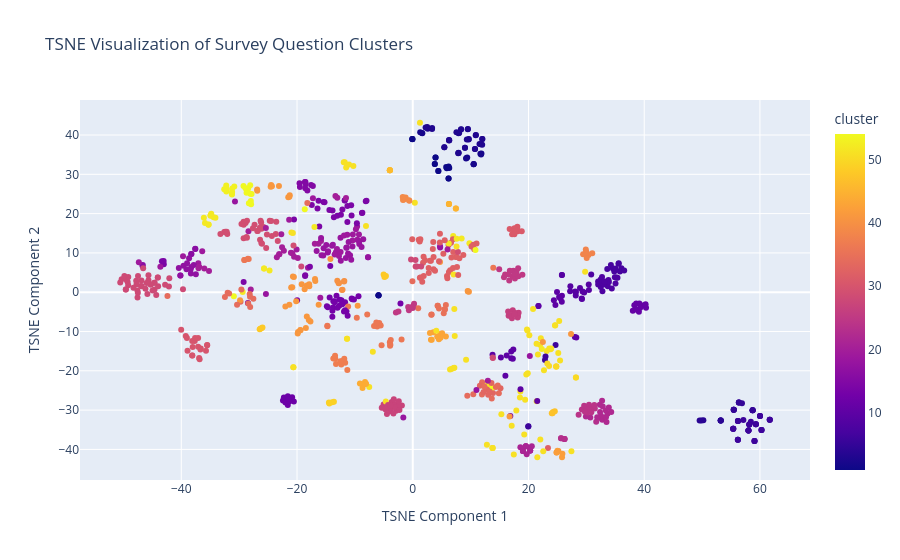

Notebook code for this chart:
### Markdown cell above
##### 3. Generate Survey Using Fcluster clusters and highest average similarity

### Code cell
import numpy as np
import pandas as pd
import plotly.express as px
from sklearn.manifold import TSNE

# Assuming survey_questions_df contains:
# "sbert_embedding": a list column with SBERT embeddings,
# "kmeans_cluster": the cluster label for each question,
# "cleaned_question": the processed question text.

# Convert the list of embeddings to a NumPy array.
embeddings = np.array(survey_questions_df["sbert_embedding"].tolist())

# Use TSNE to reduce the dimensionality to 2 dimensions.
# - n_components=2: We want a 2D representation.
# - perplexity=30: A common value balancing local and global structure.
# - random_state=42: For reproducibility.
tsne = TSNE(n_components=2, perplexity=30, random_state=42)
tsne_results = tsne.fit_transform(embeddings)

# Create a DataFrame for plotting.
plot_df = pd.DataFrame(tsne_results, columns=["tsne1", "tsne2"])
plot_df["cluster"] = survey_questions_df["fcluster"].values
plot_df["question"] = survey_questions_df["cleaned_original_question"].values

# Create an interactive scatter plot with Plotly.
fig = px.scatter(
    plot_df, 
    x="tsne1", 
    y="tsne2", 
    color="cluster", 
    hover_data=["question"],
    title="TSNE Visualization of Survey Question Clusters",
    labels={"tsne1": "TSNE Component 1", "tsne2": "TSNE Component 2"}
)

fig.show()

### Figure 1 — Plotly figure (JSON) as saved in the notebook; plotly's stock layout.template omitted (floating-point values rounded to 4 significant figures; data arrays with more than 128 entries replaced by an {"elided": "..."} marker saying what was removed)
{"data": [{"customdata": {"elided": "925x1 str values"}, "hovertemplate": "TSNE Component 1=%{x}<br>TSNE Component 2=%{y}<br>question=%{customdata[0]}<br>cluster=%{marker.color}<extra></extra>", "legendgroup": "", "marker": {"color": {"elided": "925 int values"}, "coloraxis": "coloraxis", "symbol": "circle"}, "mode": "markers", "name": "", "orientation": "v", "showlegend": false, "type": "scatter", "x": {"elided": "925 float values"}, "xaxis": "x", "y": {"elided": "925 float values"}, "yaxis": "y"}], "layout": {"autosize": true, "coloraxis": {"colorbar": {"title": {"text": "cluster"}}, "colorscale": [[0, "#0d0887"], [0.1111, "#46039f"], [0.2222, "#7201a8"], [0.3333, "#9c179e"], [0.4444, "#bd3786"], [0.5556, "#d8576b"], [0.6667, "#ed7953"], [0.7778, "#fb9f3a"], [0.8889, "#fdca26"], [1, "#f0f921"]]}, "legend": {"tracegroupgap": 0}, "title": {"text": "TSNE Visualization of Survey Question Clusters"}, "xaxis": {"anchor": "y", "autorange": true, "domain": [0, 1], "range": [-57.34, 68.49], "title": {"text": "TSNE Component 1"}, "type": "linear"}, "yaxis": {"anchor": "x", "autorange": true, "domain": [0, 1], "range": [-49.02, 50.15], "title": {"text": "TSNE Component 2"}, "type": "linear"}}}
